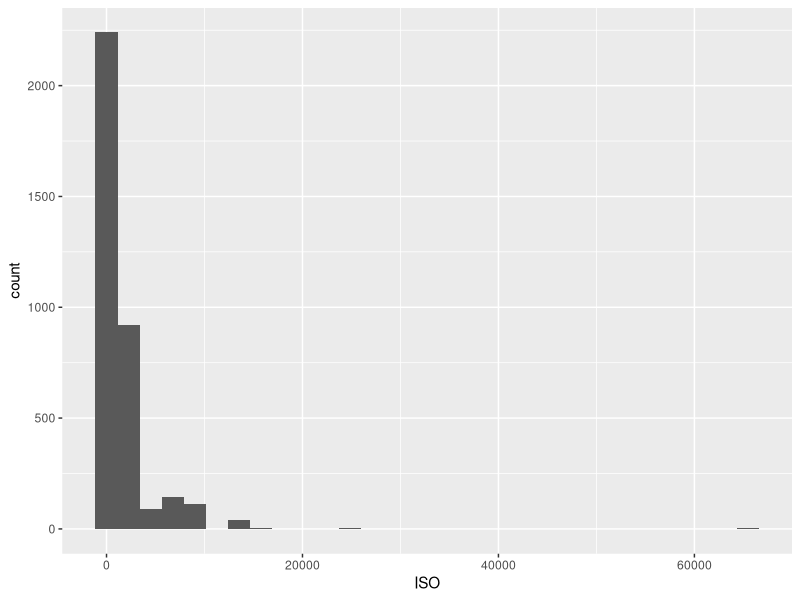
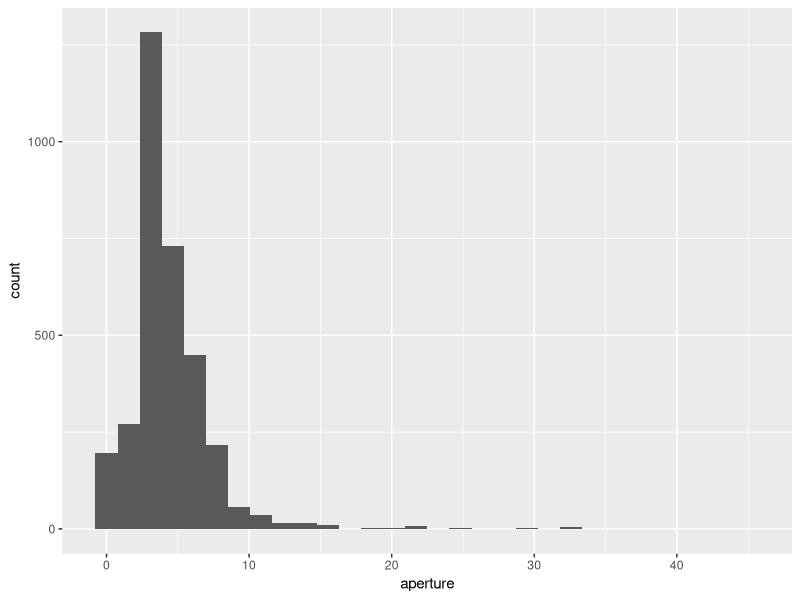
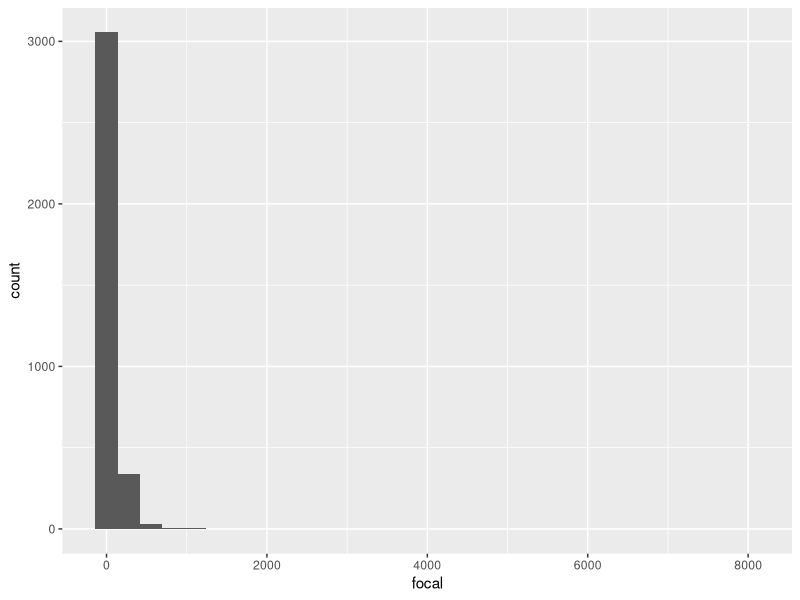
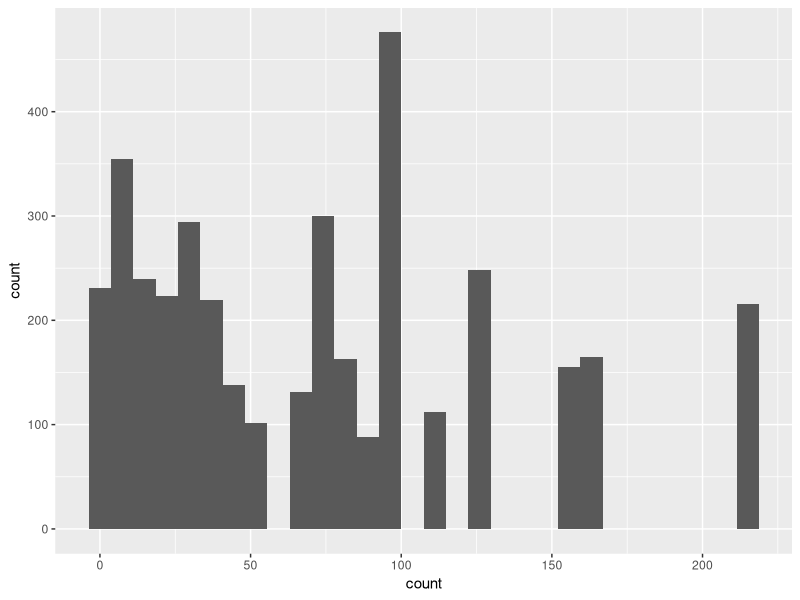
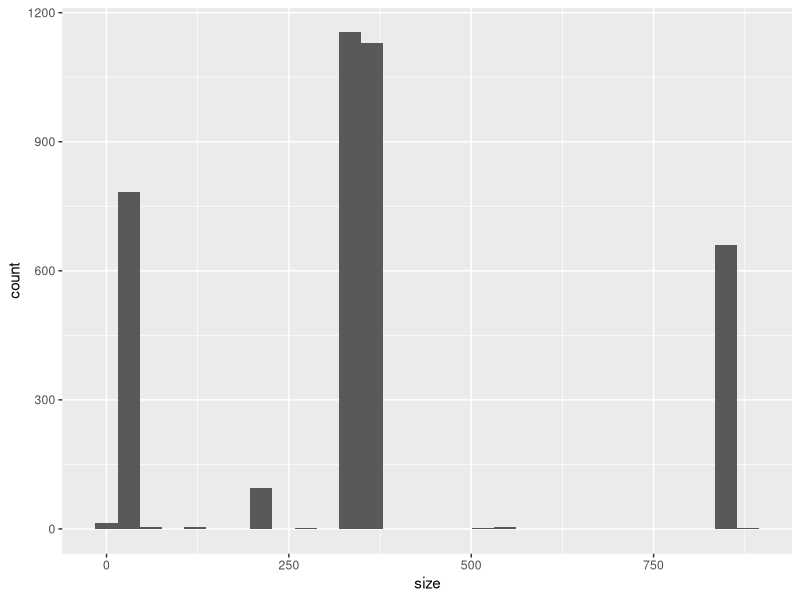
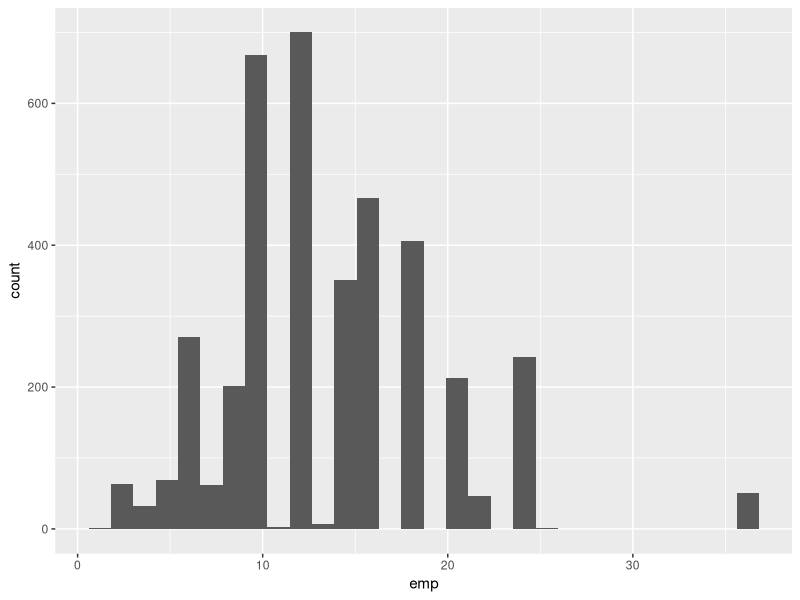
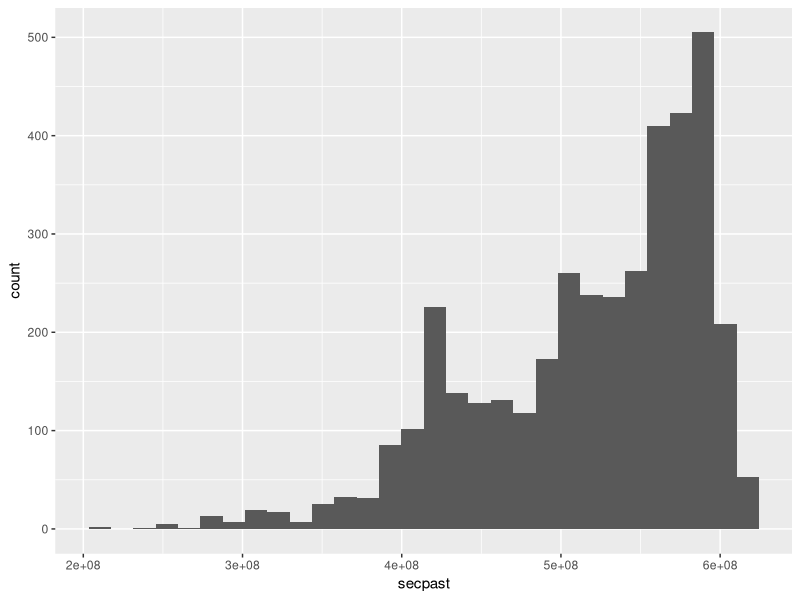
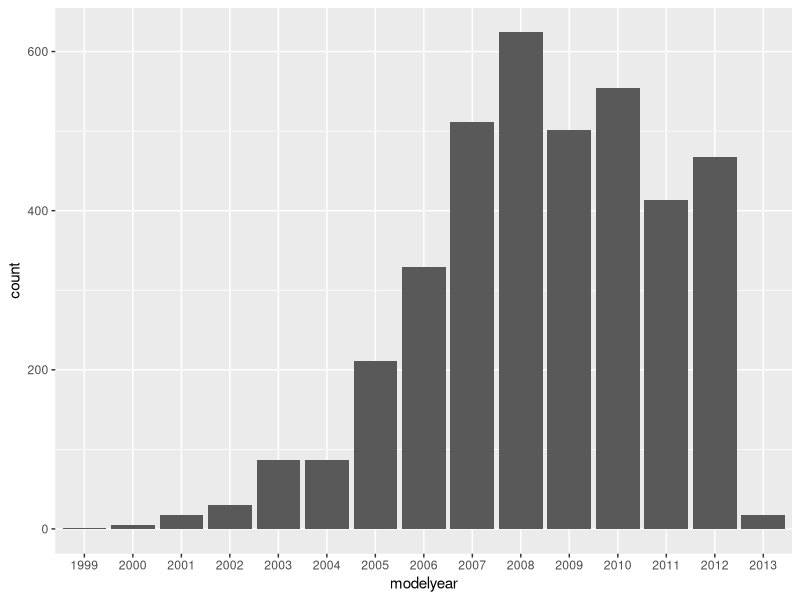

These charts were generated, in order, by the following R code: (Note: this script raises an error after producing the figures.)
library(ggplot2)

#----------
# prelim
#----------

df = read.csv("astro_tag_exif_autotags_clean_quality_datetimes.csv")
df$shutter = NULL
df = df[!is.na(df$size),]

the.rest = c("PENTAX","KODAK","SBIG","APPLE","SAMSUNG","MINOLTA",
             "LEICA","HP","ERICSSON","SIGMA","GE","CASIO","RICOH","BENQ")
maker = as.character(df$make)
for (i in 1:3856) {
  if (maker[i] %in% the.rest) {
    maker[i] = "MINOR"
  }
}
df$maker = factor(maker)

df$ISO = as.numeric(as.character(df$ISO))
df$aperture = as.numeric(as.character(df$aperture))
df$modelyear = as.factor(df$modelyear)
df$year = as.factor(df$year)
df$hour = as.factor(df$hour)
df$isoweekday = as.factor(df$isoweekday)
df$month = as.factor(df$month)

#----------
# tradhist
#----------

DIR = "/Users/damoncrockett/Desktop/astrophotography_data/glutplot/"
numeric.vars = c("ISO","aperture","focal","count","size","emp","secpast")
cat.vars = c("modelyear","type","stype","year","month","isoweekday","hour","maker")

for (numeric.var in numeric.vars) {
  ggplot(df,aes_string(numeric.var)) + geom_histogram()
  ggsave(paste(DIR,numeric.var,".png",sep=""),width=8,height=4,units="in")
}

for (cat.var in cat.vars) {
  ggplot(df,aes_string(cat.var)) + geom_bar()
  ggsave(paste(DIR,cat.var,".png",sep=""),width=8,height=4,units="in")
}

# faceted by cats

for (numeric.var in numeric.vars) {
  for (cat.var in cat.vars) {
    ggplot(df,aes_string(numeric.var)) + geom_histogram() + facet_wrap(c(cat.var))
    ggsave(paste(DIR,numeric.var,"F",cat.var,".png",sep=""),width=11,height=11,units="in")
  }
}

#----------
# trad scat
#----------

for (pair in combn(c(numeric.vars,cat.vars),2,simplify=0)) {
  ggplot(df,aes_string(pair[1],pair[2])) + geom_point(alpha=0.5)
  ggsave(paste(DIR,pair[1],"_",pair[2],".png",sep=""),width=4,height=4,units="in")
}

# faceted by cats

for (pair in combn(c(numeric.vars,cat.vars),2,simplify=0)) {
  for (cat.var in cat.vars) {
    ggplot(df,aes_string(pair[1],pair[2])) + geom_point(alpha=0.5) + facet_wrap(c(cat.var))
    ggsave(paste(DIR,pair[1],"_",pair[2],"F",cat.var,".png",sep=""),width=11,height=11,units="in")
  }
}

